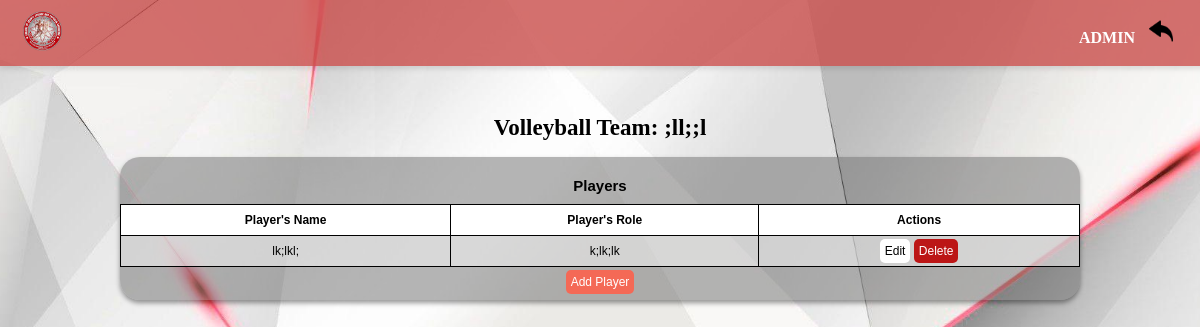
The page /view_players/1/ (signed in) on the database its author committed.
### myapp/models.py (models this page shows, shortened)
class CustomUser(AbstractUser):
    SPORT_CHOICES = [
        ('arnis', 'Arnis'),
        ('volleyball', 'Volleyball'),
        ('table_tennis', 'Table Tennis'),
    ]
    userID = models.AutoField(primary_key=True)
    username = models.CharField(max_length=255, unique=True)
    password = models.CharField(max_length=255)  # This field will store hashed passwords
    sport = models.CharField(max_length=20, choices=SPORT_CHOICES, blank=True, null=True)
    is_superuser = models.BooleanField(blank=True, null=True)
    is_admin = models.BooleanField(blank=True, null=True)
    is_staff = models.BooleanField(blank=True, null=True)
    groups = models.ManyToManyField(
        Group,
        blank=True,
        related_name='customuser_set',
        verbose_name='groups'
    )
    user_permissions = models.ManyToManyField(
        Permission,
        blank=True,
        related_name='customuser_set',
        verbose_name='user permissions'
    )
    def __str__(self):
        return self.username

class VolleyballTeam(models.Model):
    yearID = models.ForeignKey(SchoolYear, on_delete=models.CASCADE)
    teamID = models.AutoField(primary_key=True)
    team_name = models.CharField(max_length=150)
    collegeID = models.ForeignKey(College, on_delete=models.CASCADE)

class VolleyballPlayer(models.Model):
    playerID = models.AutoField(primary_key=True)
    player_name = models.CharField(max_length=150)
    player_role = models.CharField(max_length=150)
    teamID = models.ForeignKey(VolleyballTeam, on_delete=models.CASCADE)

### myapp/views.py (the view)
# urls.py: path('view_players/<int:team_id>/', views.view_players, name='view_players'),
@login_required(login_url='/login')
def view_players(request, team_id):
    team = VolleyballTeam.objects.get(teamID=team_id)
    players = VolleyballPlayer.objects.filter(teamID=team_id)
    context = {
        'team': team,
        'players': players,
        'username': request.user,
    }
    if request.user.sport != 'volleyball' and not request.user.is_admin:
        messages.error(request, "You are not authorized to access this page.")
        return redirect('myapp:sports')  # Redirect to sport selection page
    return render(request, 'volleyball_players.html', context)

### myapp/templates/volleyball_players.html (shortened to what this page needs)
{%load static%}
<!DOCTYPE html>
<html lang="en">
<head>
    <link rel="stylesheet" href="{% static 'css/details.css' %}">
</head>
<body>
<header>
        <div class="navbar">
        <div class="logo">
            <img src="{% static 'img/csspe.png' %}" alt="Logo">
        </div>
        <div class="nav-links">
            <ul>
                <li>
                    <span>{{ username|upper  }}</span>
                </li>
                <li>
                    <a href="javascript:history.back()">
                        <img src="{% static '/img/back.png'%}"  alt="Match History" class="icon" placeholder="icon" />
                    </a>
                </li>
            </ul>
        </div>
    </div>
</header>
<h1>Volleyball Team: {{ team.team_name }}</h1>
<div class="container">
    <h3>Players</h3>
    <table>
        <thead>
            <tr>
                <th>Player's Name</th>
                <th>Player's Role</th>
                <th>Actions</th>
            </tr>
        </thead>
        <tbody>
            {% for player in players %}
            <tr>
                <td>{{ player.player_name }}</td>
                <td>{{ player.player_role }}</td>
                <td>
                    <a href="{% url 'myapp:edit_volleyball_player' player.playerID %}" class="edit-btn">Edit</a>
                    <a href="{% url 'myapp:delete_volley_player' player.playerID %}" class="delete-btn">Delete</a>
                </td>
            </tr>
            {% endfor %}
        </tbody>
    </table>
    <a href="{% url 'myapp:add_volleyball_player' team_id=team.teamID %}" class="add-btn">Add Player</a>
</div>
</body>
</html>

### myapp/static/css/details.css (style rules this page uses)
body { background-image: url('/static/img/log.png'); background-size: cover; background-position: center; background-repeat: no-repeat; background-attachment: fixed; font-family: Georgia, 'Times New Roman', Times, serif; margin: 0; padding: 0; position: relative; }
.navbar { background-color: #ca4f4dcd; color: #fff; display: flex; justify-content: space-between; align-items: center; padding: 3px; font-weight: bold; position: fixed; margin: 0; width: 100%; top: 0; z-index: 1000; box-shadow: 0px 3px 5px rgba(0, 0, 0, 0.1); }
.logo img { height: 40px; margin-left: 20px; }
.nav-links ul { list-style: none; margin-right: 20px; padding: 0; }
.nav-links ul li { display: inline; padding-right: 10px; }
.nav-links ul li a { color: #0b0b0b; text-decoration: none; }
.icon { width: 24px; height: 24px; }
img { transition: filter 0.3s; }
.container { font-family: 'Franklin Gothic Medium', 'Arial Narrow', Arial, sans-serif; background-color: #74747488; margin: 0 auto; width: 80%; padding-top: 10px; border-radius: 20px; padding-bottom: 10px; text-align: center; box-sizing: border-box; margin-bottom: 20px; box-shadow: 0px 3px 5px rgba(0, 0, 0, 0.4); justify-content: space-around; }
h1 { font-size: 23px; padding-top: 100px; margin: 9 auto; text-align: center; }
h3 { font-size: 15px; padding: 10px; margin: 0 auto; text-align: center; color: #000000; }
table { width: 100%; border-collapse: collapse; font-size: 12px; margin-bottom: 5px; }
table, th, td { border: 1px solid #000000; }
th, td { text-align: center; padding: 8px; }
th { background-color: #ffff; }
td { background-color: #ffffff78; }
.edit-btn { background-color: #fff; padding: 5px; border-radius: 5px; text-decoration: none; color: #000000; }
.delete-btn { background-color: #bc1616; padding: 5px; border-radius: 5px; text-decoration: none; color: #ffff; }
.add-btn { background-color: #f46956; padding: 5px; margin: 10px; border-radius: 5px; text-decoration: none; color: #ffff; font-size: 12px; }

### rows shown on the page
CustomUser: username "ADMIN"
VolleyballTeam: team_name ";ll;;l"
VolleyballPlayer: player_name "lk;lkl;", player_role "k;lk;lk"
